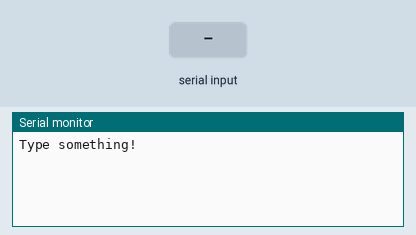
This sketch was run on a simulated Arduino Uno, built with avr-gcc and run on an emulated ATmega328P. On the bench: the last lines printed to the serial monitor. The inputs (shaded band) are chosen by the test bench.

Above: at 3.2 s.
3.3 s: "90,45\n" received over Serial
At 4.1 s:
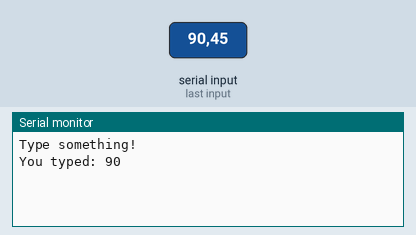
4.8 s: "30,150\n" received over Serial
At 5.3 s:
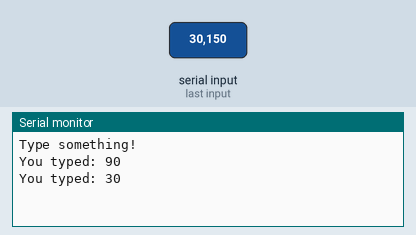

Measured:
- after the input at 3.3 s, the serial monitor: prints a new line at once (image 1)
- after the input at 4.8 s, the serial monitor: prints a new line at once (image 2)

The sketch:

4BA_Pot_Advance.ino
```cpp
int input;
String inputString = "";   // A string to hold incoming data
bool stringComplete = false;  // Whether the string is complete
int inputValue = 0;  // Variable to store the integer value

void setup() {
    Serial.begin(9600);
    delay(2000);

    Serial.println("Type something!");
}

void loop() {
  if (stringComplete) {
        // Convert the string to an integer
        inputValue = inputString.toInt();

        // Print the integer value
        Serial.print("You typed: ");
        Serial.println(inputValue);

        // Clear the string and reset the flag
        inputString = "";
        stringComplete = false;
    }

    // Read incoming serial data
    while (Serial.available()) {
        char inChar = (char)Serial.read();

        // If you get a newline, set the flag
        if (inChar == '\n') {
            stringComplete = true;
        } else {
            // Add the character to the input string
            inputString += inChar;
        }
    }
}
//This Code is Pushed in GITHUB and link is: https://github.com/Dharmik3107/4BA_Pot_Advance_GR.git
```
